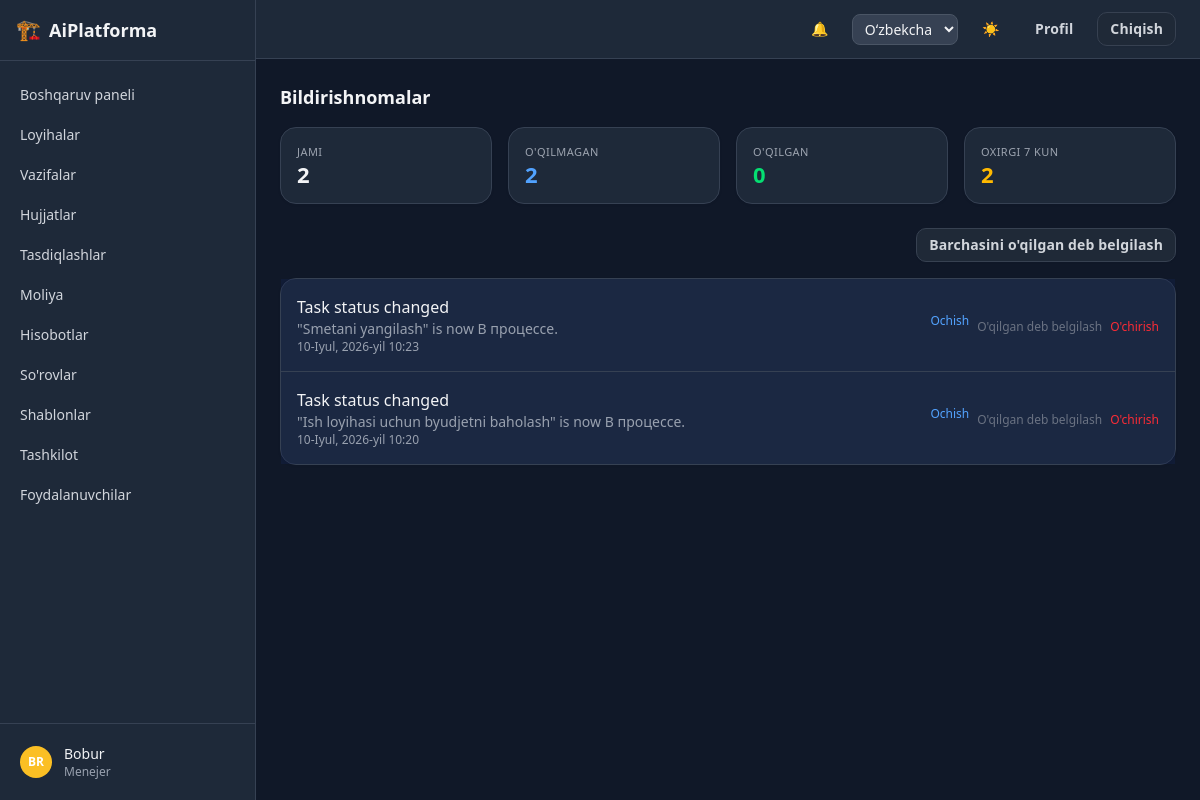
Before: /notifications/ (signed in) with the older database file.
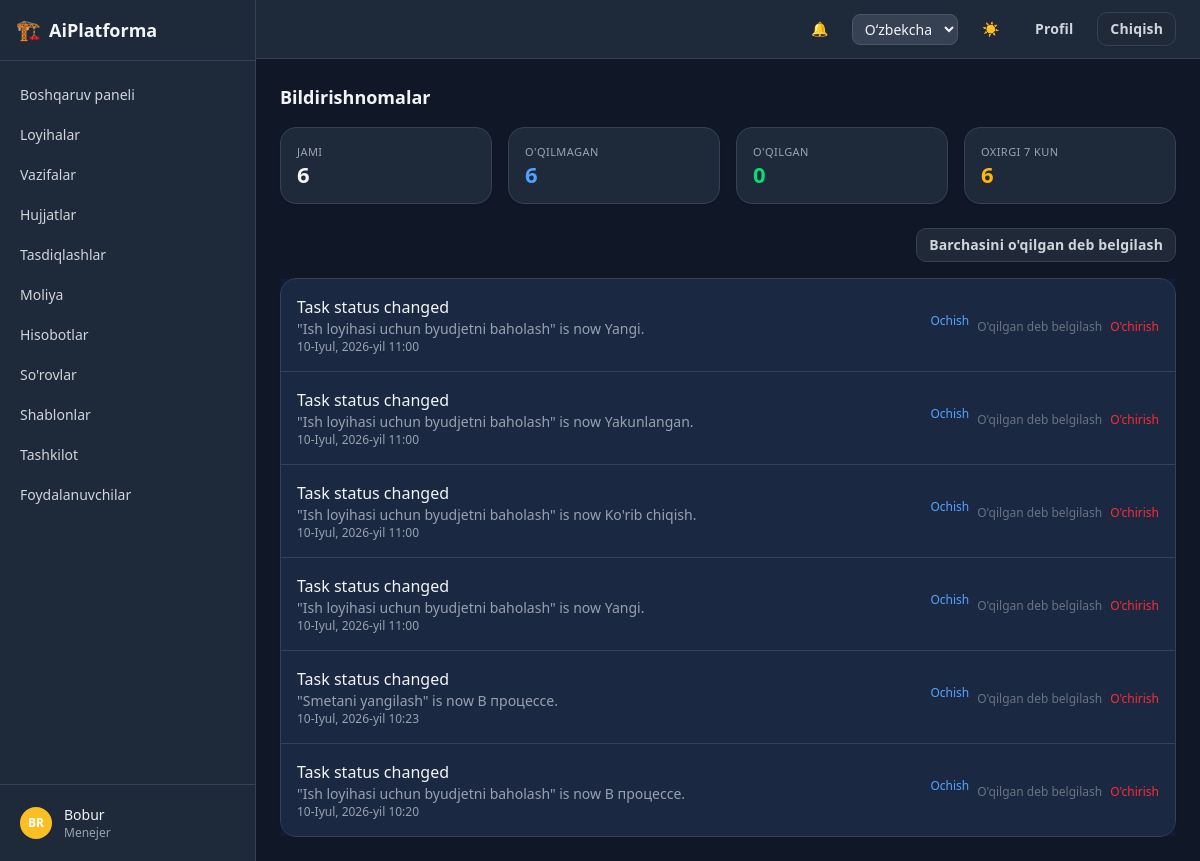
After: the same page with the newer database file.
### apps/accounts/models.py (models this page shows, shortened)
class User(AbstractBaseUser, PermissionsMixin):
    class Role(models.TextChoices):
        ADMIN = "admin", _("Admin")
        MANAGER = "manager", _("Manager")
        GIP = "gip", _("GIP")
        GIP_ASSISTANT = "gip_assistant", _("GIP assistant")
        DESIGNER = "designer", _("Designer")
        REVIEWER = "reviewer", _("Reviewer")
        CLIENT = "client", _("Client")
    id = models.UUIDField(primary_key=True, default=uuid.uuid4, editable=False)
    email = models.EmailField(unique=True)
    full_name = models.CharField(max_length=255)
    role = models.CharField(max_length=20, choices=Role.choices, default=Role.DESIGNER)
    department = models.CharField(max_length=255, blank=True, null=True)
    phone = models.CharField(max_length=50, blank=True, null=True)
    avatar = models.ImageField(upload_to="avatars/", blank=True, null=True)
    telegram_chat_id = models.CharField(max_length=64, blank=True, null=True)
    is_active = models.BooleanField(default=True)
    is_staff = models.BooleanField(default=False)
    is_verified = models.BooleanField(default=False)
    totp_secret = models.CharField(max_length=64, blank=True, null=True)
    two_factor_enabled = models.BooleanField(default=False)
    created_at = models.DateTimeField(auto_now_add=True)
    updated_at = models.DateTimeField(auto_now=True)
    objects = UserManager()
    USERNAME_FIELD = "email"
    REQUIRED_FIELDS = ["full_name"]
    class Meta:
        ordering = ["full_name"]
    def get_short_name(self):
        return self.full_name.split()[0] if self.full_name else self.email

### apps/notifications/models.py (models this page shows, shortened)
class Notification(models.Model):
    id = models.UUIDField(primary_key=True, default=uuid.uuid4, editable=False)
    user = models.ForeignKey(settings.AUTH_USER_MODEL, on_delete=models.CASCADE, related_name="notifications")
    type = models.CharField(max_length=20, choices=NotificationType.choices, default=NotificationType.SYSTEM)
    title = models.CharField(max_length=255)
    message = models.TextField()
    link = models.CharField(max_length=500, blank=True, null=True)
    is_read = models.BooleanField(default=False)
    created_at = models.DateTimeField(auto_now_add=True)
    class Meta:
        ordering = ["-created_at"]

### apps/notifications/views.py (the view)
# urls.py: path("", views.notification_list, name="list"),
@login_required
def notification_list(request):
    qs = request.user.notifications.all()
    total = qs.count()
    unread = qs.filter(is_read=False).count()
    stat_cards = [
        {"label": _("Total"), "value": total},
        {"label": _("Unread"), "value": unread,
         "color": "text-blue-600 dark:text-blue-400"},
        {"label": _("Read"), "value": total - unread,
         "color": "text-green-600 dark:text-green-400"},
        {"label": _("Last 7 days"), "value": qs.filter(
            created_at__gte=timezone.now() - timedelta(days=7)).count(),
         "color": "text-amber-600 dark:text-amber-400"},
    ]
    return render(request, "notifications/notification_list.html", {
        "notifications": qs[:100],
        "stat_cards": stat_cards,
    })

### apps/core/context_processors.py (called while the page is built)
def dark_mode(request):
    return {"dark_mode": getattr(request, "dark_mode", True)}

### apps/core/templatetags/core_extras.py (called while the page is built)
@register.filter
def initials(name):
    if not name:
        return "?"
    parts = str(name).split()
    letters = "".join(p[0] for p in parts[:2] if p)
    return letters.upper() or "?"

@register.filter
def avatar_color(name):
    if not name:
        return _AVATAR_PALETTE[0]
    total = sum(ord(ch) for ch in str(name))
    return _AVATAR_PALETTE[total % len(_AVATAR_PALETTE)]

### templates/notifications/notification_list.html (shortened to what this page needs)
{% extends "base.html" %}
{% load i18n %}
{% block page_title %}{% trans "Notifications" %}{% endblock %}
{% block content %}
{% include "partials/stat_cards.html" %}
<div class="mb-4 flex justify-end">
  <form method="post" action="{% url 'notifications:mark_all_read' %}">
    <button type="submit" class="btn btn-secondary btn-sm">{% trans "Mark all as read" %}</button>
  </form>
</div>
<div class="card divide-y divide-gray-100 dark:divide-gray-700">
  {% for n in notifications %}
    <div class="flex items-center justify-between p-4 {% if not n.is_read %}bg-blue-50/50 dark:bg-blue-950/30{% endif %}">
      <div>
        <p class="font-medium">{{ n.title }}</p>
        <p class="text-sm text-gray-500 dark:text-gray-400">{{ n.message }}</p>
        <p class="text-xs text-gray-400">{{ n.created_at }}</p>
      </div>
      <div class="flex gap-2">
        {% if n.link %}<a href="{{ n.link }}" class="text-xs text-blue-600 hover:underline dark:text-blue-400">{% trans "Open" %}</a>{% endif %}
        {% if not n.is_read %}
          <form method="post" action="{% url 'notifications:mark_read' n.pk %}">{% csrf_token %}<button type="submit" class="text-xs text-gray-500 hover:underline">{% trans "Mark read" %}</button></form>
        {% endif %}
        <form method="post" action="{% url 'notifications:delete' n.pk %}">{% csrf_token %}<button type="submit" class="text-xs text-red-500 hover:underline">{% trans "Delete" %}</button></form>
      </div>
    </div>
  {% empty %}
    <p class="p-6 text-center text-sm text-gray-500 dark:text-gray-400">{% trans "No notifications yet." %}</p>
  {% endfor %}
</div>
{% endblock %}

### templates/base.html (shortened to what this page needs)
{% load i18n static %}
<!DOCTYPE html>
<html lang="{{ LANGUAGE_CODE }}" class="{% if dark_mode %}dark{% endif %}">
<head>
  <link rel="stylesheet" href="{% static 'css/tailwind.css' %}">
  <link rel="stylesheet" href="{% static 'css/theme.css' %}">
</head>
<body class="min-h-screen bg-gray-50 text-gray-900 dark:bg-gray-900 dark:text-gray-100">
  {% if user.is_authenticated %}
  <div class="flex h-screen overflow-hidden">
    {% include "partials/sidebar.html" %}
    <div class="flex flex-1 flex-col overflow-hidden">
      {% include "partials/header.html" %}
      <main class="flex-1 overflow-y-auto p-4 md:p-6">
        <div class="mb-4">
          <h1 class="text-lg font-semibold">{% block page_title %}{% endblock %}</h1>
        </div>
        {% block content %}{% endblock %}
      </main>
    </div>
  </div>
  {% endif %}
</body>
</html>

### templates/partials/sidebar.html
{% load i18n core_extras %}
<aside class="hidden w-64 shrink-0 flex-col border-r border-gray-200 bg-white dark:border-gray-700 dark:bg-gray-800 md:flex">
  <div class="flex items-center gap-2 border-b border-gray-200 px-4 py-4 dark:border-gray-700">
    <span class="text-xl">🏗️</span>
    <span class="text-lg font-semibold">AiPlatforma</span>
  </div>
  <nav class="flex-1 space-y-1 overflow-y-auto px-2 py-4 text-sm">
    {% url 'core:dashboard' as dashboard_url %}
    <a href="{{ dashboard_url }}" class="flex items-center gap-3 rounded-lg px-3 py-2 font-medium
      {% if request.path == dashboard_url %}bg-blue-50 text-blue-700 dark:bg-blue-950 dark:text-blue-300{% else %}text-gray-600 hover:bg-gray-100 dark:text-gray-300 dark:hover:bg-gray-700{% endif %}">
      {% trans "Dashboard" %}
    </a>
    {% url 'projects:list' as projects_url %}
    <a href="{{ projects_url }}" class="flex items-center gap-3 rounded-lg px-3 py-2 font-medium
      {% if request.path|slice:":9" == "/projects" %}bg-blue-50 text-blue-700 dark:bg-blue-950 dark:text-blue-300{% else %}text-gray-600 hover:bg-gray-100 dark:text-gray-300 dark:hover:bg-gray-700{% endif %}">
      {% trans "Projects" %}
    </a>
    {% url 'tasks:board' as tasks_url %}
    <a href="{{ tasks_url }}" class="flex items-center gap-3 rounded-lg px-3 py-2 font-medium
      {% if request.path|slice:":6" == "/tasks" %}bg-blue-50 text-blue-700 dark:bg-blue-950 dark:text-blue-300{% else %}text-gray-600 hover:bg-gray-100 dark:text-gray-300 dark:hover:bg-gray-700{% endif %}">
      {% trans "Tasks" %}
    </a>
    {% url 'documents:list' as documents_url %}
    <a href="{{ documents_url }}" class="flex items-center gap-3 rounded-lg px-3 py-2 font-medium
      {% if request.path == documents_url %}bg-blue-50 text-blue-700 dark:bg-blue-950 dark:text-blue-300{% else %}text-gray-600 hover:bg-gray-100 dark:text-gray-300 dark:hover:bg-gray-700{% endif %}">
      {% trans "Documents" %}
    </a>
    {% url 'documents:approvals' as approvals_url %}
    <a href="{{ approvals_url }}" class="flex items-center gap-3 rounded-lg px-3 py-2 font-medium
      {% if request.path == approvals_url %}bg-blue-50 text-blue-700 dark:bg-blue-950 dark:text-blue-300{% else %}text-gray-600 hover:bg-gray-100 dark:text-gray-300 dark:hover:bg-gray-700{% endif %}">
      {% trans "Approvals" %}
    </a>
    {% url 'finance:home' as finance_url %}
    <a href="{{ finance_url }}" class="flex items-center gap-3 rounded-lg px-3 py-2 font-medium
      {% if request.path == finance_url %}bg-blue-50 text-blue-700 dark:bg-blue-950 dark:text-blue-300{% else %}text-gray-600 hover:bg-gray-100 dark:text-gray-300 dark:hover:bg-gray-700{% endif %}">
      {% trans "Finance" %}
    </a>
    {% url 'reports:dashboard' as reports_url %}
    <a href="{{ reports_url }}" class="flex items-center gap-3 rounded-lg px-3 py-2 font-medium
      {% if request.path == reports_url %}bg-blue-50 text-blue-700 dark:bg-blue-950 dark:text-blue-300{% else %}text-gray-600 hover:bg-gray-100 dark:text-gray-300 dark:hover:bg-gray-700{% endif %}">
      {% trans "Reports" %}
    </a>
    {% url 'requests_app:list' as requests_url %}
    <a href="{{ requests_url }}" class="flex items-center gap-3 rounded-lg px-3 py-2 font-medium
      {% if request.path|slice:":9" == "/requests" %}bg-blue-50 text-blue-700 dark:bg-blue-950 dark:text-blue-300{% else %}text-gray-600 hover:bg-gray-100 dark:text-gray-300 dark:hover:bg-gray-700{% endif %}">
      {% trans "Requests" %}
    </a>
    {% url 'document_templates:list' as templates_url %}
    <a href="{{ templates_url }}" class="flex items-center gap-3 rounded-lg px-3 py-2 font-medium
      {% if request.path|slice:":10" == "/templates" %}bg-blue-50 text-blue-700 dark:bg-blue-950 dark:text-blue-300{% else %}text-gray-600 hover:bg-gray-100 dark:text-gray-300 dark:hover:bg-gray-700{% endif %}">
      {% trans "Templates" %}
    </a>
    {% url 'organization:list' as organization_url %}
    <a href="{{ organization_url }}" class="flex items-center gap-3 rounded-lg px-3 py-2 font-medium
      {% if request.path == organization_url %}bg-blue-50 text-blue-700 dark:bg-blue-950 dark:text-blue-300{% else %}text-gray-600 hover:bg-gray-100 dark:text-gray-300 dark:hover:bg-gray-700{% endif %}">
      {% trans "Organization" %}
    </a>
    {% url 'accounts:user_list' as users_url %}
    <a href="{{ users_url }}" class="flex items-center gap-3 rounded-lg px-3 py-2 font-medium
      {% if request.path == users_url %}bg-blue-50 text-blue-700 dark:bg-blue-950 dark:text-blue-300{% else %}text-gray-600 hover:bg-gray-100 dark:text-gray-300 dark:hover:bg-gray-700{% endif %}">
      {% trans "Users" %}
    </a>
  </nav>
  <div class="border-t border-gray-200 p-3 dark:border-gray-700">
    <a href="{% url 'accounts:profile' %}" class="flex items-center gap-3 rounded-lg px-2 py-2 hover:bg-gray-100 dark:hover:bg-gray-700">
      <span class="flex h-8 w-8 items-center justify-center rounded-full text-xs font-semibold text-white"
            style="background-color: {{ request.user.full_name|avatar_color }};">
        {{ request.user.full_name|initials }}
      </span>
      <span class="truncate text-sm">
        <span class="block font-medium">{{ request.user.get_short_name }}</span>
        <span class="block text-xs text-gray-500 dark:text-gray-400">{{ request.user.get_role_display }}</span>
      </span>
    </a>
  </div>
</aside>

### templates/partials/header.html (shortened to what this page needs)
{% load i18n static %}
<header class="flex items-center justify-end border-b border-gray-200 bg-white px-4 py-3 dark:border-gray-700 dark:bg-gray-800 md:px-6">
  <div class="flex items-center gap-3">
    <div class="relative" data-notification-bell>
      <button type="button" data-bell-toggle class="btn btn-ghost btn-sm relative">
        🔔
      </button>
    </div>
    <form method="post" action="{% url 'set_language' %}" class="flex items-center">
      <select name="language" onchange="this.form.submit()"
              class="rounded-lg border border-gray-300 bg-white px-2 py-1 text-sm dark:border-gray-600 dark:bg-gray-700">
        {% get_current_language as CURRENT_LANGUAGE %}
        {% get_available_languages as LANGUAGES %}
        {% for code, name in LANGUAGES %}
          <option value="{{ code }}" {% if code == CURRENT_LANGUAGE %}selected{% endif %}>{{ name }}</option>
        {% endfor %}
      </select>
    </form>
    <form method="post" action="{% url 'core:set_dark_mode' %}">
      <button type="submit" class="btn btn-ghost btn-sm" title="{% trans 'Toggle dark mode' %}">
        {% if dark_mode %}☀️{% else %}🌙{% endif %}
      </button>
    </form>
    <a href="{% url 'accounts:profile' %}" class="btn btn-ghost btn-sm">{% trans "Profile" %}</a>
    <form method="post" action="{% url 'accounts:logout' %}">
      <button type="submit" class="btn btn-secondary btn-sm">{% trans "Log out" %}</button>
    </form>
  </div>
</header>

### templates/partials/stat_cards.html (shortened to what this page needs)
{% if stat_cards %}
<div class="mb-6 grid grid-cols-2 gap-4 md:grid-cols-4">
  {% for s in stat_cards %}
    <div class="card p-4">
      <p class="ap-stat-label">{{ s.label }}</p>
      <p class="ap-stat-value {{ s.color|default:'' }}">{{ s.value }}</p>
    </div>
  {% endfor %}
</div>
{% endif %}

### static/css/theme.css (style rules this page uses)
:root { --ap-primary: #4f46e5; --ap-primary-2: #7c3aed; --ap-primary-soft: rgba(79, 70, 229, 0.12); --ap-ring: rgba(99, 102, 241, 0.35); }
.btn { position: relative; border-radius: 0.625rem !important; font-weight: 600; letter-spacing: 0.01em; transition: transform .12s ease, box-shadow .15s ease, background-color .15s ease, color .15s ease, border-color .15s ease; outline: none; }
.btn-secondary { background: #fff !important; color: #334155 !important; border: 1px solid #e2e8f0; box-shadow: 0 1px 2px rgba(15, 23, 42, 0.05); }
.dark .btn-secondary { background: #1f2937 !important; color: #d1d5db !important; border-color: #374151; }
.card { border-radius: 1rem !important; box-shadow: 0 1px 3px rgba(15, 23, 42, 0.06); transition: box-shadow .15s ease, transform .15s ease, border-color .15s ease; }
aside nav a { position: relative; transition: background-color .15s ease, color .15s ease; }
.ap-stat-label { font-size: 0.6875rem; color: #64748b; font-weight: 500; text-transform: uppercase; letter-spacing: .04em; }
.dark .ap-stat-label { color: #9ca3af; }
.ap-stat-value { font-size: 1.375rem; font-weight: 700; line-height: 1.2; }

Changed rows visible on the page:
added Notification: title "Task status changed", message "\"Ish loyihasi uchun byudjetni baholash\" is now Yangi.", created_at "10-Iyul, 2026-yil 11:00"
added Notification: title "Task status changed", message "\"Ish loyihasi uchun byudjetni baholash\" is now Yakunlangan.", created_at "10-Iyul, 2026-yil 11:00"
added Notification: title "Task status changed", message "\"Ish loyihasi uchun byudjetni baholash\" is now Ko'rib chiqish.", created_at "10-Iyul, 2026-yil 11:00"
added Notification: title "Task status changed", message "\"Ish loyihasi uchun byudjetni baholash\" is now Yangi.", created_at "10-Iyul, 2026-yil 11:00"
Other visible differences:
new list line: "JAMI 6"
new list line: "O'QILMAGAN 6"
new list line: "OXIRGI 7 KUN 6"
list line gone: "JAMI 2"
list line gone: "O'QILMAGAN 2"
list line gone: "OXIRGI 7 KUN 2"
